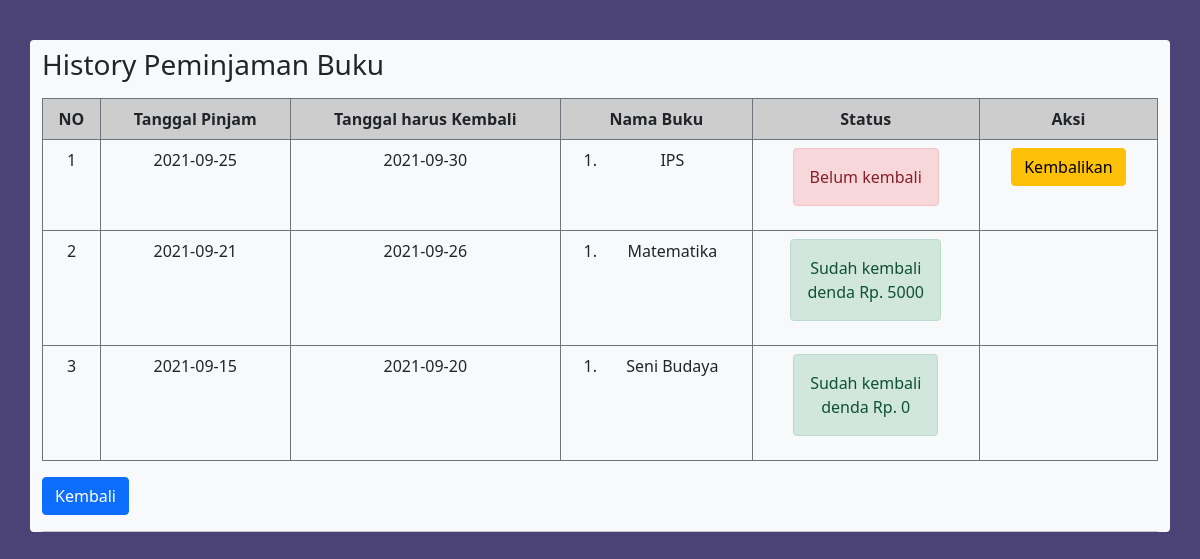
Page /histori_peminjaman.php (signed in) on the committed database.
### tables this page shows
CREATE TABLE `peminjaman_buku` (
  `id_peminjaman_buku` int(11) NOT NULL,
  `id_siswa` int(11) NOT NULL,
  `tanggal_pinjam` date NOT NULL,
  `tanggal_kembali` date NOT NULL
);

CREATE TABLE `detail_peminjaman_buku` (
  `id_detail_peminjaman_buku` int(11) NOT NULL,
  `id_peminjaman_buku` int(11) NOT NULL,
  `id_buku` int(11) NOT NULL,
  `qty` int(11) NOT NULL
);

CREATE TABLE `buku` (
  `id_buku` int(11) NOT NULL,
  `nama_buku` varchar(100) NOT NULL,
  `deskripsi` varchar(100) NOT NULL,
  `foto` varchar(100) NOT NULL
);

CREATE TABLE `pengembalian_buku` (
  `id_pengembalian_buku` int(11) NOT NULL,
  `id_peminjaman_buku` int(11) NOT NULL,
  `tanggal_pengembalian` date NOT NULL,
  `denda` int(11) NOT NULL
);

### histori_peminjaman.php (the view, shortened to what this page needs)
<?php
include "header.php";
?>
<nav class="navbar navbar-expand-lg" style="margin-top: 40px" >
    <h3>History Peminjaman Buku</h3>
</nav >
<table class="table table-bordered border-secondary">
    <thead style="background-color: #cccdcc" align="center">
        <th>NO</th><th>Tanggal Pinjam</th><th>Tanggal harus Kembali</th><th>Nama Buku</th><th>Status</th><th>Aksi</th>
    </thead>
    <tbody  align="center">
        <?php
            include "koneksi.php";
            $qry_histori=mysqli_query($conn,"select * from peminjaman_buku order by id_peminjaman_buku desc");
            $no=0;
            while($dt_histori=mysqli_fetch_array($qry_histori)){
            $no++;
            $buku_dipinjam="<ol>";
            $qry_buku=mysqli_query($conn,"select * from detail_peminjaman_buku join buku on buku.id_buku = detail_peminjaman_buku.id_buku where id_peminjaman_buku = '".$dt_histori['id_peminjaman_buku']."'");
            while($dt_buku=mysqli_fetch_array($qry_buku)){
                $buku_dipinjam.="<li>".$dt_buku['nama_buku']."</li>";
            }
            $buku_dipinjam.="</ol>";
            $qry_cek_kembali=mysqli_query($conn,"select * from pengembalian_buku where id_peminjaman_buku = '".$dt_histori['id_peminjaman_buku']."'");
            if(mysqli_num_rows($qry_cek_kembali)>0){
                $dt_kembali=mysqli_fetch_array($qry_cek_kembali);
                $denda="denda Rp. ".$dt_kembali['denda'];
                $status_kembali="<label class='alert alert-success'>Sudah kembali <br>".$denda."</label>";
                $button_kembali="";
            } else {
                $status_kembali="<label class='alert alert-danger'>Belum kembali</label>";
                $button_kembali="<a href='kembali.php?id=".$dt_histori['id_peminjaman_buku']."' class='btn btn-warning' onclick='return confirm(\"hello\")'>Kembalikan</a>";
            }
        ?>
        <tr>
            <td><?=$no?></td><td><?=$dt_histori['tanggal_pinjam']?></td><td><?=$dt_histori['tanggal_kembali']?></td><td><?=$buku_dipinjam?></td><td><?=$status_kembali?></td><td><?=$button_kembali?></td>
        </tr>
        <?php
            }
        ?>
    </tbody>
</table>
<a href="home.php" class="btn btn-primary" type="submit" value="KEMBALI">Kembali</a>
<hr>

### histori_peminjaman.php (style rules this page uses)
body { background-color: #4b4276; }

### rows in the picture
peminjaman_buku: tanggal_pinjam "2021-09-25", tanggal_kembali "2021-09-30", shows "Belum kembali"
detail_peminjaman_buku: id_buku.nama_buku "IPS"
peminjaman_buku: tanggal_pinjam "2021-09-21", tanggal_kembali "2021-09-26", pengembalian_buku.denda "denda Rp. 5000"
detail_peminjaman_buku: id_buku.nama_buku "Matematika"
peminjaman_buku: tanggal_pinjam "2021-09-15", tanggal_kembali "2021-09-20", pengembalian_buku.denda "denda Rp. 0"
detail_peminjaman_buku: id_buku.nama_buku "Seni Budaya"
